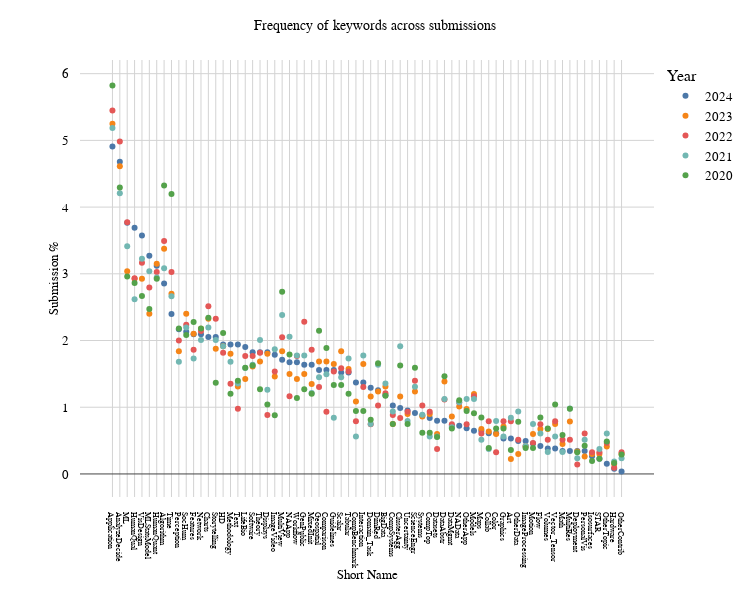

This figure's notebook cell:
### Code cell
# do a manual histogram to include non-specified keywords
# 
k_total['Submission %'] = k_total.groupby(['year'])['# Submissions'].transform(lambda x: x/x.sum()*100)
k_total['Year'] = k_total['year'].astype(str)  # to get categorical colors
k_year = k_total.pivot(index="year", values="Submission %", columns="Short Name").T

px.scatter(k_total,
    x = 'Short Name',
    y = 'Submission %',  # 'Submission %',
    color = 'Year',
    category_orders={"Year": ["2024", "2023", "2022", "2021", "2020"]}
    # facet_row='year',
    # category_orders={'year':  reversed([2020, 2021, 2022, 2023, 2024])},
).update_traces(
    hovertemplate = "'%{x}' specified in %{y} submissions<extra></extra>",
).update_layout(
    xaxis_tickfont_size = 8,
    xaxis_dtick = 1,
    # yaxis_dtick = 50,
    hovermode = 'closest',
    title = 'Frequency of keywords across submissions',
    **aspect(0.8)
).show(config=config)

### Figure 1 — Plotly figure (JSON) as saved in the notebook; plotly's stock layout.template omitted (floating-point values rounded to 4 significant figures)
{"data": [{"hovertemplate": "'%{x}' specified in %{y} submissions<extra></extra>", "legendgroup": "2024", "marker": {"color": "#4C78A8", "symbol": "circle"}, "mode": "markers", "name": "2024", "orientation": "v", "showlegend": true, "type": "scatter", "x": ["Application", "AnalyzeDecide", "ML", "HumanQual", "VisDesign", "MLStatsModel", "HumanQuant", "Algorithm", "Time", "Perception", "SocHum", "Features", "Network", "Charts", "Storytelling", "HD", "Methodology", "Text", "LifeBio", "Software", "Theory", "Displays", "ImageVideo", "MultiView", "NAApp", "Workflow", "GenPublic", "MixedInit", "Geospatial", "Comparison", "Guidelines", "Scalar", "Tabular", "CompBenchmark", "Interaction", "Domain_Task", "DimRed", "BigData", "CompSystems", "ClusterAgg", "Uncertainty", "ScienceEngr", "Systems", "CompTop", "Datasets", "DataAbstr", "DataMgmt", "NAData", "OtherApp", "Models", "Maps", "Collab", "Color", "Graphics", "Art", "OtherData", "ImageProcessing", "Motion", "Flow", "Volumes", "Vector_Tensor", "Math", "MultiRes", "Deployment", "PersonalVis", "Isosurfaces", "STAR", "OtherTopic", "Hardware", "OtherContrib"], "xaxis": "x", "y": [4.907, 4.679, 3.766, 3.69, 3.576, 3.271, 3.119, 2.853, 2.396, 2.168, 2.13, 2.092, 2.092, 2.054, 2.054, 1.94, 1.94, 1.94, 1.902, 1.826, 1.826, 1.826, 1.788, 1.712, 1.674, 1.674, 1.636, 1.636, 1.56, 1.56, 1.56, 1.521, 1.521, 1.369, 1.369, 1.293, 1.255, 1.179, 1.027, 0.989, 0.9509, 0.9129, 0.8749, 0.8368, 0.7988, 0.7988, 0.7227, 0.7227, 0.6847, 0.6466, 0.6466, 0.6086, 0.6086, 0.5325, 0.5325, 0.4945, 0.4945, 0.4564, 0.4184, 0.3804, 0.3804, 0.3423, 0.3423, 0.3423, 0.3423, 0.2663, 0.2282, 0.1521, 0.07607, 0.03804], "yaxis": "y"}, {"hovertemplate": "'%{x}' specified in %{y} submissions<extra></extra>", "legendgroup": "2023", "marker": {"color": "#F58518", "symbol": "circle"}, "mode": "markers", "name": "2023", "orientation": "v", "showlegend": true, "type": "scatter", "x": ["Application", "AnalyzeDecide", "Algorithm", "HumanQuant", "ML", "VisDesign", "HumanQual", "Time", "MLStatsModel", "SocHum", "Charts", "Network", "Features", "HD", "Storytelling", "MultiView", "Scalar", "Perception", "Methodology", "Displays", "Theory", "Geospatial", "Comparison", "Interaction", "Guidelines", "Software", "Tabular", "NAApp", "GenPublic", "ImageVideo", "Workflow", "LifeBio", "DataAbstr", "MixedInit", "BigData", "Text", "DimRed", "ScienceEngr", "Models", "Domain_Task", "ClusterAgg", "CompBenchmark", "NAData", "OtherApp", "Uncertainty", "CompTop", "DataMgmt", "Systems", "MultiRes", "CompSystems", "Vector_Tensor", "Graphics", "Flow", "Maps", "Volumes", "Collab", "Color", "Datasets", "Motion", "Math", "ImageProcessing", "OtherTopic", "Deployment", "STAR", "Isosurfaces", "OtherContrib", "OtherData", "PersonalVis", "Art", "Hardware"], "xaxis": "x", "y": [5.249, 4.612, 3.375, 3.15, 3.037, 2.925, 2.925, 2.7, 2.4, 2.4, 2.325, 2.175, 2.1, 1.912, 1.875, 1.837, 1.837, 1.837, 1.8, 1.8, 1.687, 1.687, 1.687, 1.65, 1.65, 1.612, 1.575, 1.5, 1.5, 1.462, 1.425, 1.425, 1.387, 1.35, 1.312, 1.312, 1.237, 1.237, 1.2, 1.162, 1.162, 1.087, 1.012, 0.9749, 0.8999, 0.8999, 0.8624, 0.8624, 0.7874, 0.7499, 0.7499, 0.7124, 0.6749, 0.6749, 0.6749, 0.6374, 0.5999, 0.5999, 0.5999, 0.4499, 0.4124, 0.4124, 0.3375, 0.3, 0.3, 0.3, 0.3, 0.2625, 0.225, 0.15], "yaxis": "y"}, {"hovertemplate": "'%{x}' specified in %{y} submissions<extra></extra>", "legendgroup": "2022", "marker": {"color": "#E45756", "symbol": "circle"}, "mode": "markers", "name": "2022", "orientation": "v", "showlegend": true, "type": "scatter", "x": ["Application", "AnalyzeDecide", "ML", "Algorithm", "VisDesign", "HumanQuant", "Time", "HumanQual", "MLStatsModel", "Charts", "Storytelling", "GenPublic", "SocHum", "Network", "MultiView", "Perception", "Features", "MixedInit", "Theory", "HD", "LifeBio", "Workflow", "Software", "Scalar", "Tabular", "Guidelines", "ImageVideo", "ScienceEngr", "Methodology", "Interaction", "Geospatial", "BigData", "Models", "NAApp", "DataAbstr", "NAData", "Systems", "DimRed", "Text", "Comparison", "Uncertainty", "CompTop", "Displays", "CompSystems", "ClusterAgg", "Vector_Tensor", "Art", "Collab", "Graphics", "CompBenchmark", "Domain_Task", "Flow", "OtherApp", "DataMgmt", "Maps", "PersonalVis", "MultiRes", "OtherData", "Math", "Volumes", "Motion", "OtherTopic", "ImageProcessing", "Datasets", "STAR", "Isosurfaces", "OtherContrib", "Color", "Deployment", "Hardware"], "xaxis": "x", "y": [5.447, 4.981, 3.771, 3.492, 3.166, 3.026, 3.026, 2.933, 2.793, 2.514, 2.328, 2.281, 2.235, 2.142, 2.048, 2.002, 1.862, 1.862, 1.816, 1.816, 1.769, 1.769, 1.769, 1.583, 1.536, 1.536, 1.536, 1.397, 1.35, 1.304, 1.304, 1.21, 1.164, 1.164, 1.117, 1.071, 1.024, 1.024, 0.9777, 0.9311, 0.9311, 0.9311, 0.8845, 0.8845, 0.838, 0.7914, 0.7914, 0.7914, 0.7914, 0.7914, 0.7449, 0.7449, 0.7449, 0.7449, 0.6052, 0.6052, 0.5121, 0.5121, 0.5121, 0.5121, 0.4655, 0.4655, 0.419, 0.3724, 0.3259, 0.3259, 0.3259, 0.3259, 0.1397, 0.09311], "yaxis": "y"}, {"hovertemplate": "'%{x}' specified in %{y} submissions<extra></extra>", "legendgroup": "2021", "marker": {"color": "#72B7B2", "symbol": "circle"}, "mode": "markers", "name": "2021", "orientation": "v", "showlegend": true, "type": "scatter", "x": ["Application", "AnalyzeDecide", "ML", "VisDesign", "Algorithm", "MLStatsModel", "HumanQuant", "Time", "HumanQual", "MultiView", "SocHum", "Charts", "NAApp", "Theory", "Storytelling", "Network", "HD", "ClusterAgg", "ImageVideo", "GenPublic", "Interaction", "Workflow", "Features", "Tabular", "Methodology", "Perception", "DimRed", "Software", "LifeBio", "Comparison", "Scalar", "Geospatial", "BigData", "Text", "ScienceEngr", "Displays", "MixedInit", "DataAbstr", "OtherApp", "Models", "NAData", "MultiRes", "CompSystems", "OtherData", "Systems", "Guidelines", "Art", "Color", "Uncertainty", "Domain_Task", "Motion", "DataMgmt", "Flow", "OtherTopic", "Vector_Tensor", "CompBenchmark", "Graphics", "CompTop", "Datasets", "Maps", "PersonalVis", "ImageProcessing", "STAR", "Collab", "Volumes", "Math", "Deployment", "OtherContrib", "Hardware"], "xaxis": "x", "y": [5.187, 4.206, 3.411, 3.224, 3.084, 3.037, 2.944, 2.664, 2.617, 2.383, 2.196, 2.196, 2.056, 2.009, 2.009, 2.009, 1.916, 1.916, 1.869, 1.776, 1.776, 1.776, 1.729, 1.729, 1.682, 1.682, 1.636, 1.636, 1.589, 1.495, 1.449, 1.449, 1.355, 1.355, 1.308, 1.262, 1.215, 1.121, 1.121, 1.121, 1.075, 0.9813, 0.9346, 0.9346, 0.8879, 0.8411, 0.8411, 0.7944, 0.7944, 0.7477, 0.7477, 0.7009, 0.6075, 0.6075, 0.5607, 0.5607, 0.5607, 0.5607, 0.5607, 0.514, 0.514, 0.4206, 0.3738, 0.3738, 0.3271, 0.3271, 0.2336, 0.2336, 0.1869], "yaxis": "y"}, {"hovertemplate": "'%{x}' specified in %{y} submissions<extra></extra>", "legendgroup": "2020", "marker": {"color": "#54A24B", "symbol": "circle"}, "mode": "markers", "name": "2020", "orientation": "v", "showlegend": true, "type": "scatter", "x": ["Application", "Algorithm", "AnalyzeDecide", "Time", "ML", "HumanQuant", "HumanQual", "MultiView", "VisDesign", "MLStatsModel", "Charts", "Features", "Network", "Perception", "Geospatial", "HD", "SocHum", "Comparison", "NAApp", "DimRed", "Software", "ClusterAgg", "LifeBio", "ScienceEngr", "DataAbstr", "Text", "Storytelling", "Scalar", "Guidelines", "GenPublic", "Theory", "Tabular", "Methodology", "MixedInit", "BigData", "Workflow", "NAData", "Vector_Tensor", "Displays", "MultiRes", "Interaction", "OtherApp", "CompBenchmark", "Models", "ImageVideo", "Flow", "Maps", "Domain_Task", "OtherData", "Uncertainty", "CompSystems", "Volumes", "DataMgmt", "Color", "Graphics", "Systems", "CompTop", "Math", "Datasets", "OtherTopic", "PersonalVis", "ImageProcessing", "Collab", "Motion", "Art", "Deployment", "OtherContrib", "STAR", "Isosurfaces", "Hardware"], "xaxis": "x", "y": [5.821, 4.325, 4.293, 4.195, 2.959, 2.927, 2.862, 2.732, 2.667, 2.472, 2.341, 2.276, 2.179, 2.179, 2.146, 2.114, 2.081, 1.886, 1.789, 1.659, 1.626, 1.626, 1.593, 1.593, 1.463, 1.398, 1.366, 1.333, 1.333, 1.268, 1.268, 1.203, 1.203, 1.203, 1.171, 1.138, 1.106, 1.041, 1.041, 0.9756, 0.9431, 0.9431, 0.9431, 0.9106, 0.878, 0.8455, 0.8455, 0.813, 0.7805, 0.748, 0.748, 0.6829, 0.6829, 0.6829, 0.6829, 0.6179, 0.6179, 0.5854, 0.5528, 0.4878, 0.4228, 0.3902, 0.3902, 0.3902, 0.3577, 0.3252, 0.2927, 0.2276, 0.1951, 0.1626], "yaxis": "y"}], "layout": {"height": 600, "hovermode": "closest", "legend": {"title": {"text": "Year"}, "tracegroupgap": 0}, "margin": {"t": 60}, "title": {"text": "Frequency of keywords across submissions"}, "width": 750, "xaxis": {"anchor": "y", "domain": [0, 1], "dtick": 1, "tickfont": {"size": 8}, "title": {"text": "Short Name"}}, "yaxis": {"anchor": "x", "domain": [0, 1], "title": {"text": "Submission %"}}}}
